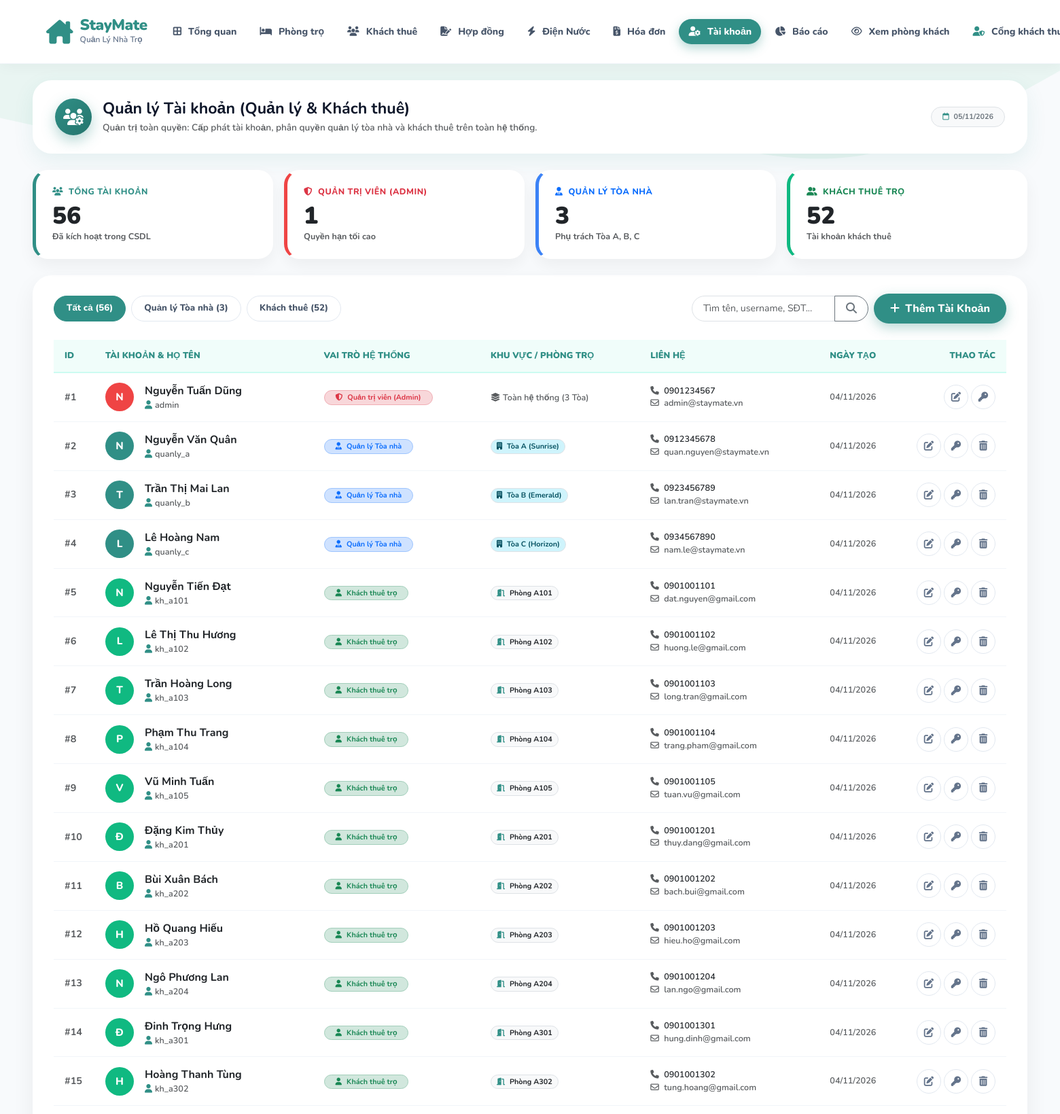
/index.php?route=accounts (signed in, upper part), run on the app's committed database.
### tables this page shows
CREATE TABLE `users` (
  `id` int NOT NULL AUTO_INCREMENT,
  `username` varchar(50) NOT NULL,
  `password` varchar(255) NOT NULL,
  `full_name` varchar(100) NOT NULL,
  `phone` varchar(20) NOT NULL,
  `cccd` varchar(20) DEFAULT NULL,
  `birthday` date DEFAULT NULL,
  `gender` varchar(10) DEFAULT 'Nam',
  `email` varchar(100) NOT NULL,
  `occupation` varchar(100) DEFAULT NULL,
  `hometown` varchar(255) DEFAULT NULL,
  `emergency_contact` varchar(100) DEFAULT NULL,
  `status` varchar(50) DEFAULT 'Đang thuê',
  `roommate_name` varchar(100) DEFAULT NULL,
  `roommate_phone` varchar(20) DEFAULT NULL,
  `role` enum('admin','landlord','tenant','manager') NOT NULL DEFAULT 'tenant',
  `preferred_room_id` int DEFAULT NULL,
  `created_at` timestamp NULL DEFAULT CURRENT_TIMESTAMP,
  PRIMARY KEY (`id`),
  UNIQUE KEY `username` (`username`),
  UNIQUE KEY `email` (`email`)
);

CREATE TABLE `contracts` (
  `id` int NOT NULL AUTO_INCREMENT,
  `contract_code` varchar(30) DEFAULT NULL,
  `contract_type` enum('deposit_hold','official_lease') DEFAULT 'official_lease',
  `parent_contract_id` int DEFAULT NULL,
  `room_id` int NOT NULL,
  `tenant_id` int NOT NULL,
  `start_date` date NOT NULL,
  `end_date` date NOT NULL,
  `deposit_amount` decimal(10,2) NOT NULL DEFAULT '0.00',
  `deposit_date` date DEFAULT NULL,
  `deposit_paid_percent` int DEFAULT '100',
  `deposit_status` enum('held','paid','refunded','forfeited') DEFAULT 'held',
  `monthly_rent` decimal(10,2) DEFAULT '0.00',
  `first_month_rent_paid` tinyint(1) DEFAULT '0',
  `first_month_invoice_id` int DEFAULT NULL,
  `electricity_rate` decimal(10,2) DEFAULT '3500.00',
  `water_rate` decimal(10,2) DEFAULT '20000.00',
  `service_fee` decimal(10,2) DEFAULT '150000.00',
  `signature_type` enum('online','paper') DEFAULT 'online',
  `signature_status` enum('pending','signed') DEFAULT 'pending',
  `tenant_signature` longtext,
  `manager_signature` longtext,
  `scan_file` varchar(255) DEFAULT NULL,
  `signed_at` datetime DEFAULT NULL,
  `renewal_status` varchar(20) DEFAULT 'none',
  `terminated_at` date DEFAULT NULL,
  `termination_reason` text,
  `notes` text,
  `status` varchar(20) DEFAULT 'active',
  `created_at` timestamp NULL DEFAULT CURRENT_TIMESTAMP,
  `first_month_paid_at` datetime DEFAULT NULL,
  `first_month_paid_note` varchar(255) DEFAULT NULL,
  `unpaid_notice_sent` tinyint(1) DEFAULT '0',
  `unpaid_notice_sent_at` datetime DEFAULT NULL,
  `termination_verification_case` varchar(30) DEFAULT 'none',
  `refund_confirmed_invoice` tinyint(1) DEFAULT '0',
  `unpaid_notice_resolved_at` datetime DEFAULT NULL,
  PRIMARY KEY (`id`),
  UNIQUE KEY `contract_code` (`contract_code`),
  KEY `room_id` (`room_id`),
  KEY `tenant_id` (`tenant_id`),
  CONSTRAINT `contracts_ibfk_1` FOREIGN KEY (`room_id`) REFERENCES `rooms` (`id`),
  CONSTRAINT `contracts_ibfk_2` FOREIGN KEY (`tenant_id`) REFERENCES `users` (`id`)
);

CREATE TABLE `rooms` (
  `id` int NOT NULL AUTO_INCREMENT,
  `building_id` int DEFAULT NULL,
  `room_number` varchar(20) NOT NULL,
  `price` decimal(10,2) NOT NULL,
  `status` varchar(20) DEFAULT 'available',
  `description` text,
  `created_at` timestamp NULL DEFAULT CURRENT_TIMESTAMP,
  PRIMARY KEY (`id`),
  UNIQUE KEY `room_number` (`room_number`)
);

### app/views/accounts/index.php (the view, shortened to what the rows shown need)
<!DOCTYPE html>
<html lang="vi">
<head>
    <link href="https://cdn.jsdelivr.net/npm/bootstrap@5.3.0/dist/css/bootstrap.min.css" rel="stylesheet">
    <link rel="stylesheet" href="https://cdnjs.cloudflare.com/ajax/libs/font-awesome/6.4.0/css/all.min.css">
</head>
<body>
    <div class="container-fluid px-3 px-xl-5 py-4">
        <div class="section-box">
            <div class="table-responsive">
                <table class="table table-custom align-middle">
                    <thead>
                        <tr>
                            <th style="width: 60px;">ID</th>
                            <th>Tài khoản & Họ tên</th>
                            <th>Vai trò hệ thống</th>
                            <th>Khu vực / Phòng trọ</th>
                            <th>Liên hệ</th>
                            <th>Ngày tạo</th>
                            <th class="text-end" style="width: 140px;">Thao tác</th>
                        </tr>
                    </thead>
                    <tbody>
                        <?php if (empty($accounts)): ?>
                            <tr>
                                <td colspan="7" class="text-center py-5 text-muted">
                                    <i class="fa-regular fa-folder-open fs-2 d-block mb-2 text-secondary"></i>
                                    Không tìm thấy tài khoản nào phù hợp với điều kiện lọc!
                                </td>
                            </tr>
                        <?php else: ?>
                            <?php foreach ($accounts as $acc): ?>
                                <?php
                                    $role = $acc['role'] ?? 'tenant';
                                    $isAdm = ($role === 'admin');
                                    $isMng = ($role === 'landlord' || $role === 'manager');
                                    $avatarBg = $isAdm ? '#ef4444' : ($isMng ? '#308f86' : '#10b981');
                                    $initials = mb_substr($acc['full_name'] ?? 'U', 0, 1, 'UTF-8');
                                ?>
                                <tr>
                                    <td class="text-muted fw-bold">#<?= $acc['id'] ?></td>
                                    <td>
                                        <div class="d-flex align-items-center gap-3">
                                            <div class="user-avatar-sm" style="background: <?= $avatarBg ?>;">
                                                <?= htmlspecialchars($initials) ?>
                                            </div>
                                            <div>
                                                <div class="fw-bold text-dark fs-6"><?= htmlspecialchars($acc['full_name']) ?></div>
                                                <div class="text-muted small">
                                                    <i class="fa-solid fa-user me-1 text-teal-main"></i><?= htmlspecialchars($acc['username']) ?>
                                                </div>
                                            </div>
                                        </div>
                                    </td>
                                    <td>
                                        <?php if ($isAdm): ?>
                                            <span class="badge bg-danger-subtle text-danger border border-danger-subtle rounded-pill px-3 py-1 fw-bold">
                                                <i class="fa-solid fa-shield-halved me-1"></i> Quản trị viên (Admin)
                                            </span>
                                        <?php elseif ($isMng): ?>
                                            <span class="badge bg-primary-subtle text-primary border border-primary-subtle rounded-pill px-3 py-1 fw-bold">
                                                <i class="fa-solid fa-user-tie me-1"></i> Quản lý Tòa nhà
                                            </span>
                                        <?php else: ?>
                                            <span class="badge bg-success-subtle text-success border border-success-subtle rounded-pill px-3 py-1 fw-bold">
                                                <i class="fa-solid fa-user me-1"></i> Khách thuê trọ
                                            </span>
                                        <?php endif; ?>
                                    </td>
                                    <td>
                                        <?php if ($isAdm): ?>
                                            <span class="text-muted small"><i class="fa-solid fa-layer-group me-1"></i>Toàn hệ thống (3 Tòa)</span>
                                        <?php elseif ($isMng): ?>
                                            <?php
                                                $assignedBld = 'Tòa A';
                                                if ($acc['username'] === 'quanly_b') $assignedBld = 'Tòa B (Emerald)';
                                                elseif ($acc['username'] === 'quanly_c') $assignedBld = 'Tòa C (Horizon)';
                                                else $assignedBld = 'Tòa A (Sunrise)';
                                            ?>
                                            <span class="badge bg-info-subtle text-info-emphasis border rounded-pill px-2 py-1 fw-bold">
                                                <i class="fa-solid fa-building me-1"></i> <?= $assignedBld ?>
                                            </span>
                                        <?php else: ?>
                                            <?php if (!empty($acc['room_number'])): ?>
                                                <span class="badge bg-light text-dark border rounded-pill px-2 py-1 fw-bold">
                                                    <i class="fa-solid fa-door-open me-1 text-teal-main"></i> Phòng <?= htmlspecialchars($acc['room_number']) ?>
                                                </span>
                                            <?php else: ?>
                                                <span class="badge bg-warning-subtle text-warning-emphasis border rounded-pill px-2 py-1 fw-bold">
                                                    Chưa gán phòng
                                                </span>
                                            <?php endif; ?>
                                        <?php endif; ?>
                                    </td>
                                    <td>
                                        <div class="small">
                                            <div><i class="fa-solid fa-phone me-1 text-muted"></i> <?= htmlspecialchars($acc['phone'] ?: 'Chưa có') ?></div>
                                            <div class="text-muted"><i class="fa-regular fa-envelope me-1"></i> <?= htmlspecialchars($acc['email'] ?: 'Chưa có') ?></div>
                                        </div>
                                    </td>
                                    <td class="text-muted small">
                                        <?= !empty($acc['created_at']) ? date('d/m/Y', strtotime($acc['created_at'])) : '---' ?>
                                    </td>
                                    <td class="text-end">
                                        <div class="d-inline-flex gap-1">
                                            <button type="button" class="btn-action-icon btn-edit" title="Sửa thông tin"
                                                    onclick="openEditAccountModal(<?= htmlspecialchars(json_encode($acc), ENT_QUOTES, 'UTF-8') ?>)">
                                                <i class="fa-solid fa-pen-to-square"></i>
                                            </button>
                                            <button type="button" class="btn-action-icon btn-key" title="Đặt lại mật khẩu"
                                                    onclick="openResetPassModal(<?= $acc['id'] ?>, '<?= htmlspecialchars($acc['username'], ENT_QUOTES) ?>')">
                                                <i class="fa-solid fa-key"></i>
                                            </button>
                                            <?php if (!$isAdm && $acc['id'] !== $currentUserId): ?>
                                                <form method="POST" action="index.php?route=accounts" class="d-inline" onsubmit="return confirm('Bạn có chắc muốn xóa tài khoản <?= htmlspecialchars($acc['username']) ?>?');">
                                                    <button type="submit" class="btn-action-icon btn-del" title="Xóa tài khoản">
                                                        <i class="fa-solid fa-trash-can"></i>
                                                    </button>
                                                </form>
                                            <?php endif; ?>
                                        </div>
                                    </td>
                                </tr>
                            <?php endforeach; ?>
                        <?php endif; ?>
                    </tbody>
                </table>
            </div>
        </div>
    </div>
</body>
</html>

### data on the page
users: id "1", full_name "N", full_name "Nguyễn Tuấn Dũng", username "admin", role "admin" (drawn), phone "0901234567", email "admin@staymate.vn", created_at "04/11/2026"
users: id "2", full_name "N", full_name "Nguyễn Văn Quân", username "quanly_a", role "manager" (drawn), username "Tòa A (Sunrise)", phone "0912345678", email "quan.nguyen@staymate.vn", created_at "04/11/2026"
users: id "3", full_name "T", full_name "Trần Thị Mai Lan", username "quanly_b", role "manager" (drawn), username "Tòa B (Emerald)", phone "0923456789", email "lan.tran@staymate.vn", created_at "04/11/2026"
users: id "4", full_name "L", full_name "Lê Hoàng Nam", username "quanly_c", role "manager" (drawn), username "Tòa C (Horizon)", phone "0934567890", email "nam.le@staymate.vn", created_at "04/11/2026"
contracts: tenant "5", tenant.full_name "N", tenant.full_name "Nguyễn Tiến Đạt", tenant.username "kh_a101", shows "Khách thuê trọ", room.room_number "A101", tenant.phone "0901001101", tenant.email "dat.nguyen@gmail.com", tenant.created_at "04/11/2026"
contracts: tenant "6", tenant.full_name "L", tenant.full_name "Lê Thị Thu Hương", tenant.username "kh_a102", shows "Khách thuê trọ", room.room_number "A102", tenant.phone "0901001102", tenant.email "huong.le@gmail.com", tenant.created_at "04/11/2026"
contracts: tenant "7", tenant.full_name "T", tenant.full_name "Trần Hoàng Long", tenant.username "kh_a103", shows "Khách thuê trọ", room.room_number "A103", tenant.phone "0901001103", tenant.email "long.tran@gmail.com", tenant.created_at "04/11/2026"
contracts: tenant "8", tenant.full_name "P", tenant.full_name "Phạm Thu Trang", tenant.username "kh_a104", shows "Khách thuê trọ", room.room_number "A104", tenant.phone "0901001104", tenant.email "trang.pham@gmail.com", tenant.created_at "04/11/2026"
contracts: tenant "9", tenant.full_name "V", tenant.full_name "Vũ Minh Tuấn", tenant.username "kh_a105", shows "Khách thuê trọ", room.room_number "A105", tenant.phone "0901001105", tenant.email "tuan.vu@gmail.com", tenant.created_at "04/11/2026"
contracts: tenant "10", tenant.full_name "Đ", tenant.full_name "Đặng Kim Thủy", tenant.username "kh_a201", shows "Khách thuê trọ", room.room_number "A201", tenant.phone "0901001201", tenant.email "thuy.dang@gmail.com", tenant.created_at "04/11/2026"
contracts: tenant "11", tenant.full_name "B", tenant.full_name "Bùi Xuân Bách", tenant.username "kh_a202", shows "Khách thuê trọ", room.room_number "A202", tenant.phone "0901001202", tenant.email "bach.bui@gmail.com", tenant.created_at "04/11/2026"
contracts: tenant "12", tenant.full_name "H", tenant.full_name "Hồ Quang Hiếu", tenant.username "kh_a203", shows "Khách thuê trọ", room.room_number "A203", tenant.phone "0901001203", tenant.email "hieu.ho@gmail.com", tenant.created_at "04/11/2026"
contracts: tenant "13", tenant.full_name "N", tenant.full_name "Ngô Phương Lan", tenant.username "kh_a204", shows "Khách thuê trọ", room.room_number "A204", tenant.phone "0901001204", tenant.email "lan.ngo@gmail.com", tenant.created_at "04/11/2026"
contracts: tenant "14", tenant.full_name "Đ", tenant.full_name "Đinh Trọng Hưng", tenant.username "kh_a301", shows "Khách thuê trọ", room.room_number "A301", tenant.phone "0901001301", tenant.email "hung.dinh@gmail.com", tenant.created_at "04/11/2026"
contracts: tenant "15", tenant.full_name "H", tenant.full_name "Hoàng Thanh Tùng", tenant.username "kh_a302", shows "Khách thuê trọ", room.room_number "A302", tenant.phone "0901001302", tenant.email "tung.hoang@gmail.com", tenant.created_at "04/11/2026"

### other printed values
$pageTitle "Quản lý Tài khoản (Quản lý & Khách thuê)"
$stats['total'] "56"
$stats['admins'] "1"
$stats['managers'] "3"
$stats['tenants'] "52"
